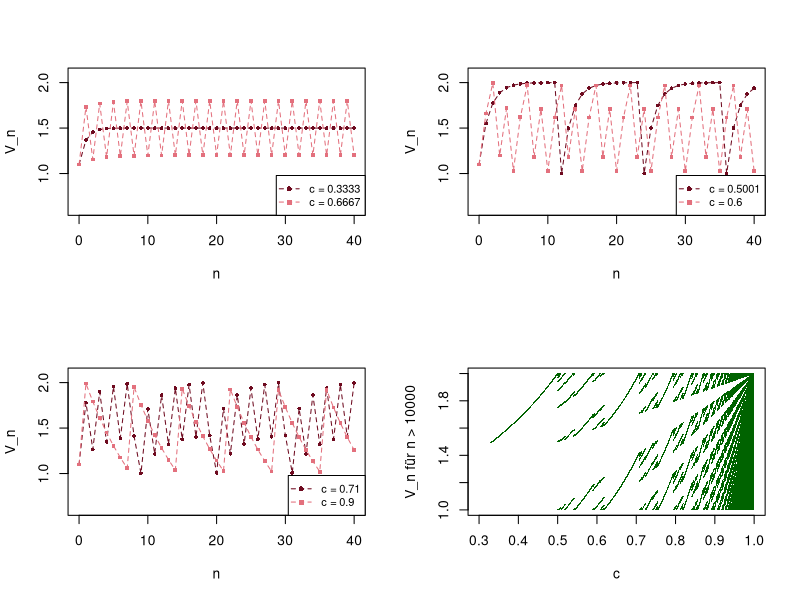

This chart was generated by the following R code:
# Abb. 1.37: Parameterstudie und Bifurkationsdiagramm zum AV-Knoten-Modell (Buch, Abschnitt 1.6, Gl. 1.47)
# V_{n+1} = f(V_n) mit V_0 = 1.1, u = 1, V_g = 1 und verschiedenen Werten von c
# (c) 2026 Philipp Kügler · Programm zum Buch „Dynamische Systeme in den Lebenswissenschaften“ · MIT-Lizenz (siehe LICENSE)
Vg <- 1; u <- 1; V0 <- 1.1; N <- 40
f <- function(V, c) c * V + u * (c * V <= Vg)   # c V, und u dazu, falls c V <= V_g
n <- 0:N
farben <- c(rgb(0.43, 0.04, 0.12), rgb(0.89, 0.44, 0.49)); zeichen <- c(16, 15)
paare <- rbind(c(1/3, 2/3), c(0.5001, 0.6), c(0.71, 0.9))
par(mfrow = c(2, 2))
for (p in 1:3) {
  plot(NULL, xlim = c(0, N), ylim = c(0.6, 2.1), xlab = "n", ylab = "V_n")
  for (i in 1:2) {
    c <- paare[p, i]
    V <- numeric(N + 1); V[1] <- V0
    for (k in 1:N) V[k + 1] <- f(V[k], c)
    lines(n, V, type = "o", lty = 2, pch = zeichen[i], cex = 0.6, col = farben[i])
    cat(sprintf("c = %.4g:  V_35 ... V_40 =", c), sprintf("%.3f", V[36:41]), "\n")
  }
  legend("bottomright", legend = sprintf("c = %.4g", paare[p, ]), col = farben, pch = zeichen, lty = 2, cex = 0.8)
}

c <- seq(0.33, 0.999, length.out = 3000)   # Bifurkationsdiagramm
V <- rep(V0, length(c))
for (k in 1:10000) V <- f(V, c)
C <- c(); W <- c()
for (k in 1:150) { V <- f(V, c); C <- c(C, c); W <- c(W, V) }
plot(C, W, pch = ".", col = rgb(0, 0.39, 0), xlim = c(0.3, 1), xlab = "c", ylab = "V_n für n > 10000")
